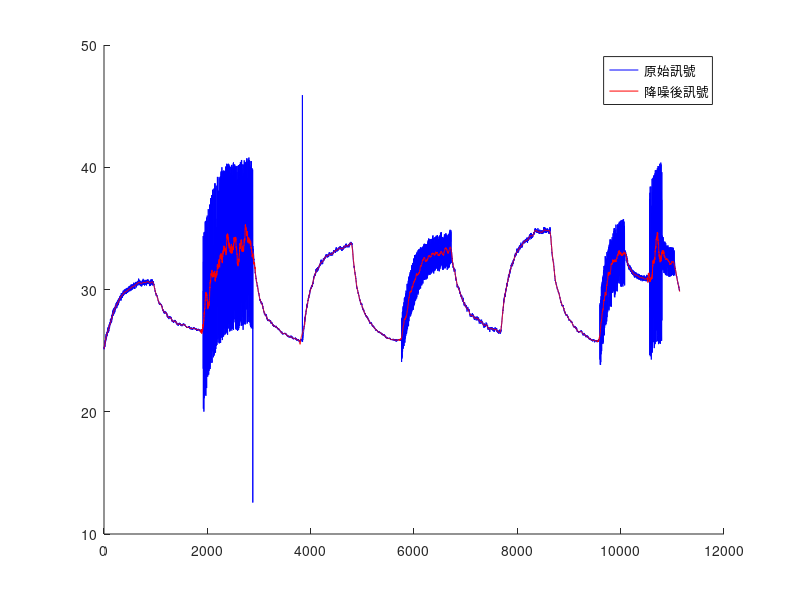

This chart was generated by the following MATLAB code:
clc
clear
close all

load AIDC_data_no4_T5.mat

x=1:length(T5);


order = 3;      %濾波器的階數，此值須小於移動窗口的長度
framelen = 93;  %移動窗口的長度(必須為奇數

y = sgolayfilt(T5,order,framelen);


figure(1)
hold on 
plot(x,T5,"Color","B")
plot(x,y,"Color","R")
hold off
legend('原始訊號','降噪後訊號')
